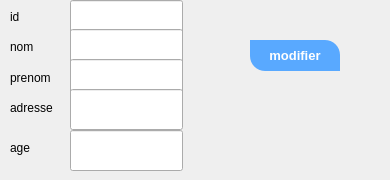
     <widget class="QWidget" name="tabWidgetPage3">
      <attribute name="title">
       <string>modifier</string>
      </attribute>
      <widget class="QLabel" name="label_6">
       <property name="geometry">
        <rect>
         <x>10</x>
         <y>10</y>
         <width>47</width>
         <height>13</height>
        </rect>
       </property>
       <property name="text">
        <string>id</string>
       </property>
      </widget>
      <widget class="QLabel" name="label_7">
       <property name="geometry">
        <rect>
         <x>10</x>
         <y>40</y>
         <width>47</width>
         <height>13</height>
        </rect>
       </property>
       <property name="text">
        <string>nom</string>
       </property>
      </widget>
      <widget class="QLabel" name="label_8">
       <property name="geometry">
        <rect>
         <x>10</x>
         <y>70</y>
         <width>61</width>
         <height>16</height>
        </rect>
       </property>
       <property name="text">
        <string>prenom</string>
       </property>
      </widget>
      <widget class="QLabel" name="label_9">
       <property name="geometry">
        <rect>
         <x>10</x>
         <y>100</y>
         <width>71</width>
         <height>16</height>
        </rect>
       </property>
       <property name="text">
        <string>adresse</string>
       </property>
      </widget>
      <widget class="QLabel" name="label_10">
       <property name="geometry">
        <rect>
         <x>10</x>
         <y>140</y>
         <width>41</width>
         <height>16</height>
        </rect>
       </property>
       <property name="text">
        <string>age</string>
       </property>
      </widget>
      <widget class="QLineEdit" name="lineEdit_ID_2">
       <property name="geometry">
        <rect>
         <x>70</x>
         <y>0</y>
         <width>113</width>
         <height>41</height>
        </rect>
       </property>
      </widget>
      <widget class="QLineEdit" name="lineEdit_NOM_2">
       <property name="geometry">
        <rect>
         <x>70</x>
         <y>29</y>
         <width>113</width>
         <height>41</height>
        </rect>
       </property>
      </widget>
      <widget class="QLineEdit" name="lineEdit_PRENOM_2">
       <property name="geometry">
        <rect>
         <x>70</x>
         <y>59</y>
         <width>113</width>
         <height>41</height>
        </rect>
       </property>
      </widget>
      <widget class="QLineEdit" name="lineEdit_DEP_2">
       <property name="geometry">
        <rect>
         <x>70</x>
         <y>89</y>
         <width>113</width>
         <height>41</height>
        </rect>
       </property>
      </widget>
      <widget class="QLineEdit" name="lineEdit_AGE_2">
       <property name="geometry">
        <rect>
         <x>70</x>
         <y>130</y>
         <width>113</width>
         <height>41</height>
        </rect>
       </property>
      </widget>
      <widget class="QPushButton" name="pushButton_3">
       <property name="geometry">
        <rect>
         <x>250</x>
         <y>40</y>
         <width>90</width>
         <height>31</height>
        </rect>
       </property>
       <property name="styleSheet">
        <string notr="true">QPushButton
{
	
	
	
	background-color: rgb(89, 169, 255);
	color: #fff;
	font-size: 13px;
	font-weight: bold;
	border-top-right-radius: 15px;
	border-top-left-radius: 0px;
	border-bottom-right-radius: 0px;
	border-bottom-left-radius: 15px;
	/*padding: 10px;*/

}</string>
       </property>
       <property name="text">
        <string>modifier</string>
       </property>
      </widget>
      <widget class="QLabel" name="label_37">
       <property name="geometry">
        <rect>
         <x>340</x>
         <y>80</y>
         <width>41</width>
         <height>31</height>
        </rect>
       </property>
       <property name="styleSheet">
        <string notr="true">image:url(:/icons /edit.png)</string>
       </property>
       <property name="text">
        <string/>
       </property>
      </widget>
     </widget>
